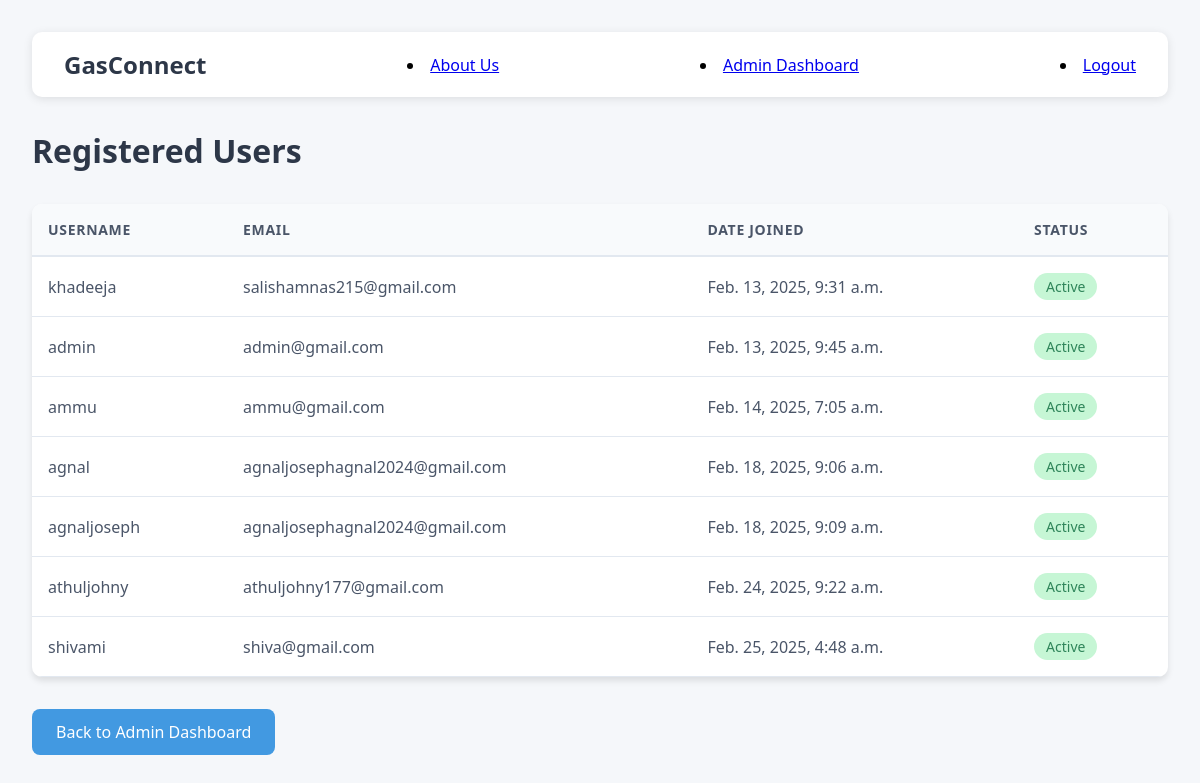
Page /user-list/ on the earlier database version.
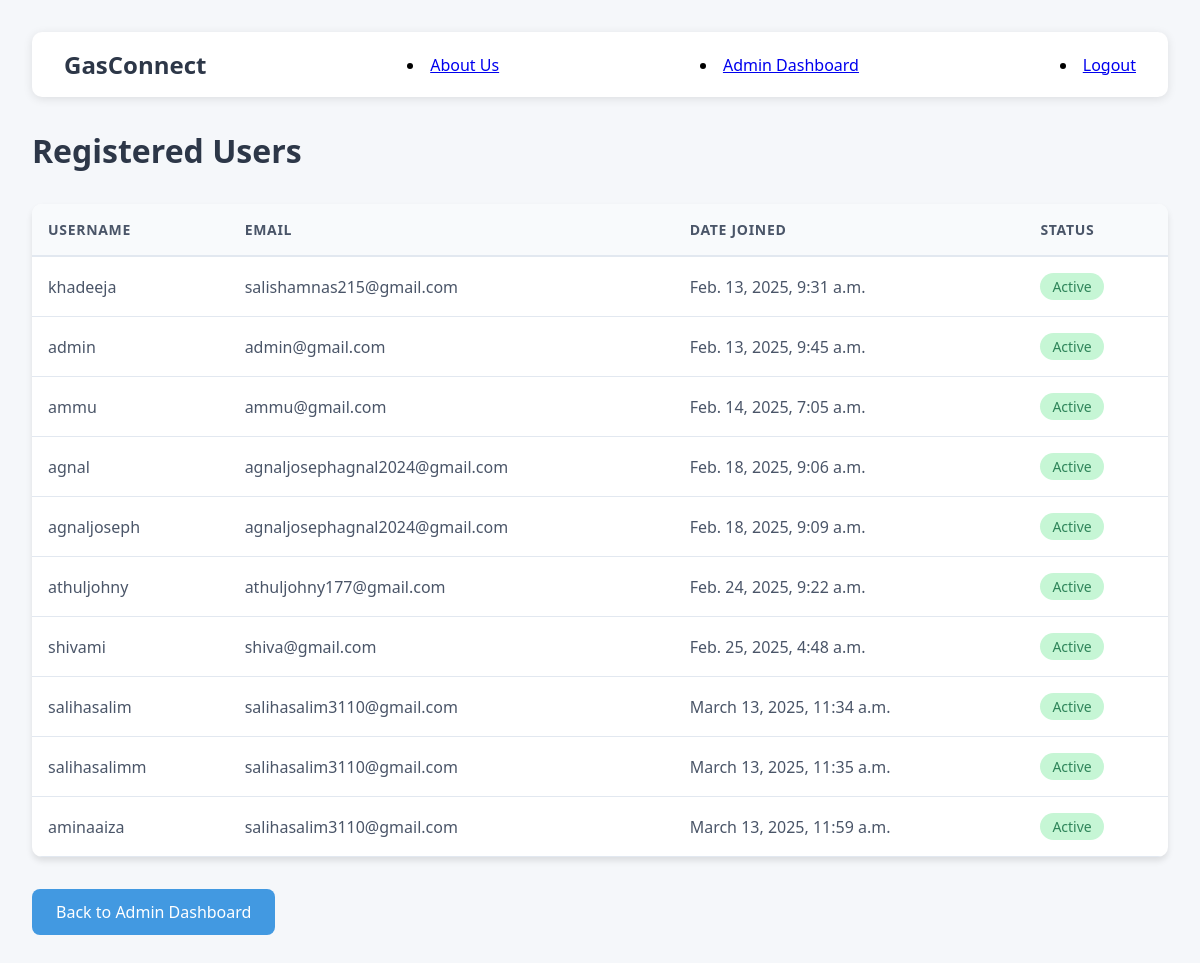
Same page on the later database version.
### booking/models.py (models this page shows, shortened)
class CustomUser(AbstractUser):
    phone = models.IntegerField(null=True, blank=True,unique=True)

### booking/views.py (the view)
# urls.py: path('user-list/', user_list_view, name='user_list'),
@never_cache
def user_list_view(request):
    users = CustomUser.objects.all()
    return render(request, 'userlist.html', {'users': users})

### booking/templates/userlist.html (shortened to what this page needs)
<html lang="en">
<head>
</head>
<body>
    <nav class="navbar">
        <div class="nav-container">
            <a href="#" class="logo">GasConnect</a>
            <li><a href="{%url 'aboutus'%}">About Us</a></li>
            <li><a href="{% url 'admin_dashboard' %}">Admin Dashboard</a></li>
            <li><a href="{%url 'logout'%}">Logout</a></li>
        </div>
    </nav>
    <div class="container">
        <h1>Registered Users</h1>
        <div class="card">
            <div class="table-container">
                <table>
                    <thead>
                        <tr>
                            <th>Username</th>
                            <th>Email</th>
                            <th>Date Joined</th>
                            <th>Status</th>
                        </tr>
                    </thead>
                    <tbody>
                        {% for user in users %}
                        <tr>
                            <td>{{ user.username }}</td>
                            <td>{{ user.email }}</td>
                            <td>{{ user.date_joined }}</td>
                            <td>
                                {% if user.is_active %}
                                    <span class="status-badge status-active">Active</span>
                                {% else %}
                                    <span class="status-badge status-inactive">Inactive</span>
                                {% endif %}
                            </td>
                        </tr>
                        {% endfor %}
                    </tbody>
                </table>
            </div>
        </div>
        <a href="{% url 'admin_dashboard' %}" class="back-link">
            Back to Admin Dashboard
        </a>
    </div>
</body>
</html>

Differences in the rows shown:
added CustomUser: username "salihasalim", email "salihasalim3110@gmail.com", date_joined "March 13, 2025, 11:34 a.m.", is_active "Active"
added CustomUser: username "salihasalimm", email "salihasalim3110@gmail.com", date_joined "March 13, 2025, 11:35 a.m.", is_active "Active"
added CustomUser: username "aminaaiza", email "salihasalim3110@gmail.com", date_joined "March 13, 2025, 11:59 a.m.", is_active "Active"
